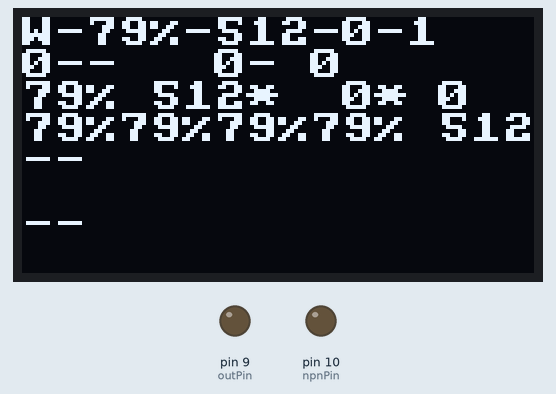
Bench run of a sketch on a simulated Arduino Uno, built with avr-gcc and run on an emulated ATmega328P. On the bench: 128×64 one-colour display, output pins drawn as LEDs (lit = HIGH). What the sketch prints to the serial monitor is not drawn.

Above: at 0.5 s.
Timing chart, 0 to 2.0 s (numbered marks = the images above):
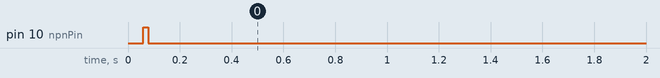

The sketch:

SmartIrrigation.ino
```cpp
/* Use a photoresitor and soil sensor to drive a pump and water plants when soil
is dry. Using libraries from arduino and sample examples plus custom code*/

#include <Arduino.h>
#include <U8x8lib.h>

#ifdef U8X8_HAVE_HW_SPI
#include <SPI.h>
#endif

//========================================================================================
// CONSTANTS THAT USER NEEDs TO SET
//========================================================================================
const long threshold=75;           // % moisuture content as threshold to begin watering
const long criticalThreshold=60;   // point where moisutre content is critical is 50%
const long waterTillThreshold=90;  // % moisuture content as threshold when we stop watering
const boolean debug = true;        // Debug state or not
const double sleepTime = 5;        // minutes
const double dayRollover=24;       // hours
const long waterTime =5;           // Water Time = waterTime in seconds
const long delayTime = 30000;      // Pause in the loop  (millisecs)
const long sunnyThreshold = 900;   // water if dry only when sun is down
const long absorbTime = 5000;      // time to allow water to be absorbed (millisecs)
//=========================================================================================

//Constants
const int pResistor = A0;       // Photoresistor at Arduino analog pin A0
const int soilSensor= A1;       // soil moisture sensor Arduino analog pin A1
const int outPin=9;             // Led & Pump pin at Arduino digital pin 9
const int npnPin=10;            // Digital Pin 10 to powersoil sensor to prevent corrosion
const long sensorDelay=20;      // time after power up for soil sensor to come online
const long minMoisture=380;     // Full saturation, sensor reading is at the lowest reading is 200
const long maxMoisture=1023;    // sensor reading at which soils is considered fully dry - 1023
U8X8_SSD1306_128X64_NONAME_HW_I2C display(/* reset=*/ U8X8_PIN_NONE);  // initialize OLED display

//Variables
long light;				              // Store light from photoresistor (0-1023)
long moisture, moistureRead=0;                // Store light from SoilSensor (250-1023)
double startTime = 0;           // Start time for the device
long timesWatered = 0;          // Number of time the water pump is activated during day
long durationWatered = 0;       // Total Amount of time water pump is run during day

// Variables for data analysis (capture data  since baord restart or day rollover)
double dayStartTime=0;          // start time for current day
long totalDurationWatered=0,totalTimesWatered=0,loopCount=0,waterLoopCount=0;
long moistureMax=0,moistureAdj=0,maxSunny=0;
long minSunny=9999,moistureMin=9999; // intial min values - sensor max values are 1023
double avgMoisture=0,adjAvgMoisture=0,avgLight=0; //Avg Daily value
String days[3][10];             // Array to store 10 datapoints(columns) for 3 days(rows)
int dayCount=0;                 // Number of days board has been on


void setup(){
  Serial.begin(9600);           // Initializing board
  display.begin();              // initialize with the I2C addr 0x3D (for the 128x64)
  display.setPowerSave(0);      // wake up display
  display.setFont(u8x8_font_amstrad_cpc_extended_r);
  startTime=dayStartTime=millis();  // Start the time - global and first day
  pinMode(outPin, OUTPUT);      // Set outPin - 9 pin for LED Motor (digital)
  pinMode(npnPin, OUTPUT);      // Set npnPin - 10 pin for soil sensor (digital)
  pinMode(soilSensor, INPUT);   // Set soilSensor - A1 pin as an analog input
  pinMode(pResistor, INPUT);    // Set pResistor - A0 pin as an analog input
  digitalWrite(outPin, LOW);    //  Outpupt signal to LED, motor off
}

void loop(){
  display.setPowerSave(0);      // wake up display
  display.clearDisplay();       // Clear Display
  digitalWrite(npnPin, HIGH);   // Switch power on to record analog moiture reading
  delay(sensorDelay);           // time after power up for soil sensor to come online
  light = analogRead(pResistor);   // Read photoresistor
  moistureRead = analogRead(soilSensor);
  moisture = map(constrain(moistureRead,minMoisture,maxMoisture),maxMoisture,minMoisture,0,100);
  digitalWrite(npnPin, LOW);    // Switch power off to prevent soil sensor from corroding
  calculateAverages();          // For data analysis run calcualtions and store data in array
  if (moisture > threshold){    // If moisture is ok write status and repeat loop
    writeState(false);
  } else if ((light < sunnyThreshold )||(moisture < criticalThreshold)) {  // else water
    water();                          //  Let Water run
  }
  delay(delayTime);                   //Small delay to allow time to read OLED display output
  sleep(sleepTime*60000-delayTime);   // Put display to sleep (total loop time ~ 5 mins)

}

void water(){
  timesWatered++;
  long startMoisture=moisture;   // Moisture befor watering begins to adjust subsequent readings
  while (((moisture <= threshold) && (light >= sunnyThreshold))||
        ((moisture <= waterTillThreshold) && (light < sunnyThreshold))) {
    writeState(true);            // write staus update to OLED display
    digitalWrite(outPin, HIGH);  // Output signal to LED, pump on
    delay(waterTime*1000);       // Let the pump run for this time
    digitalWrite(outPin, LOW);   // Stop pump to allow water to absorb
    delay(absorbTime);           // Let water be absorbed for this time
    digitalWrite(npnPin, HIGH);  // Switch power on to record analog moiture reading
    delay(sensorDelay);          // delay to allow analog soil sensor to come online
    moistureRead = analogRead(soilSensor);
    moisture = map(constrain(moistureRead,minMoisture,maxMoisture),maxMoisture,minMoisture,0,100);
    digitalWrite(npnPin, LOW);   // Switch power off to prevent soil sensor from corroding
    delay(sensorDelay);          // delay to allow analog soil sensor to go offline
    light = analogRead(pResistor); // take light reading
    durationWatered = durationWatered + waterTime;
    storeArray();                // For data analysis run calculations and store readings in array
  }
  // calculate Adjustment to subsequent moisture reading when water is completed in this sequence
  if (moisture > startMoisture) moistureAdj = moistureAdj+ (moisture - startMoisture);
  waterLoopCount=loopCount;     // Store last time watered information
}

void calculateAverages(){
  if ((millis()-dayStartTime)>= dayRollover*3600000){   // Check day rollover, reset/initialize variables
    dayStartTime=dayStartTime+dayRollover*3600000;
    storeArray();
    days[dayCount%3][8]=String(waterLoopCount);
    totalDurationWatered=totalDurationWatered+durationWatered;
    totalTimesWatered=totalTimesWatered+timesWatered;
    avgMoisture=adjAvgMoisture=avgLight=0;
    moistureMax=maxSunny=durationWatered=timesWatered=moistureAdj=waterLoopCount=loopCount=0;
    minSunny=moistureMin=9999;
    dayCount++;
  }
  if (loopCount==0)days[dayCount%3][9]=pad(moisture,0,2)+"%";
  loopCount++;
  avgMoisture = (avgMoisture*(loopCount-1)+moisture)/loopCount; // calculate appropriate averages
  adjAvgMoisture = (adjAvgMoisture*(loopCount-1)+moisture-moistureAdj)/loopCount;
  avgLight = (avgLight*(loopCount-1)+light)/loopCount;
  storeArray();                                                 // store data in array
}

void storeArray(){
  int index=dayCount%3;
  maxSunny=max(light,maxSunny);
  moistureMax=max(moisture,moistureMax);
  minSunny=min(light,minSunny);
  moistureMin=min(moisture,moistureMin);
  days[index][0]=pad(avgMoisture,0,2)+"%";
  days[index][1]=pad(avgLight,0,4);
  days[index][2]=pad(durationWatered,0,3);
  days[index][3]=pad(timesWatered,0,2);
  days[index][4]=pad(adjAvgMoisture,0,2)+"%";
  days[index][5]=pad(moistureMin,0,2)+"%";
  days[index][6]=pad(moistureMax,0,2)+"%";
  days[index][7]=pad(maxSunny,0,4);
}


void writeState(boolean isDry){                   // Write output to OLED
  String state="";
  int index = (dayCount%3);
  if (isDry)state = "D-"; else state="W-";
  //writeMsg(1,state+"-"+String(moistureRead)+" - " + String(moisture)+"%-"+String(light));
  writeMsg(1,state+String(moisture)+"%-"+String(light)+"-"+String(dayCount)+"-"+String(loopCount));
  writeMsg(2,String(waterLoopCount)+"-"+days[max(dayCount-1,0)%3][8]+"-"
  +pad(totalDurationWatered,0,4)+"-"+pad(totalTimesWatered,0,2));
  writeMsg(3,days[0][0]+days[0][1]+"-"+days[0][2]+"-"+days[0][3]);
  writeMsg(4,days[0][4]+days[0][5]+days[0][6]+days[0][9]+days[0][7]);
  writeMsg(5,days[1][0]+days[1][1]+"-"+days[1][2]+"-"+days[1][3]);
  writeMsg(6,days[1][4]+days[1][5]+days[1][6]+days[1][9]+days[1][7]);
  writeMsg(7,days[2][0]+days[2][1]+"-"+days[2][2]+"-"+days[2][3]);
  writeMsg(8,days[2][4]+days[2][5]+days[2][6]+days[2][9]+days[2][7]);
  writeMsg(index*2+3,days[index][0]+days[index][1]+"*"+days[index][2]+"*"+days[index][3]);
  writeMsg(index*2+4,days[index][4]+days[index][5]+days[index][6]+days[index][9]+days[index][7]);
}

// OLED and other utility functions
void sleep(long sleep){
  if (sleep<0) sleep = 10;
  display.setPowerSave(1);
  writeMsg(1,"sleeping...");      // putting to sleep
  delay(sleep);
}

void writeMsg (int row, String str){
  if (debug){
    Serial.println(str);
  }
  msg(0,row-1,str);
}

void msg (int c, int r, String txt)
{
  int len = txt.length();
  for (int i=0; i< len; i++)
  {
    display.setCursor(c++,r);
    display.write(txt[i]);
  }
}

String pad(double num, int digits, int pad){ // formatting text output
    String fmtOut = String(num,digits);
    fmtOut.trim();
    if (num > pow(10,pad)) return fmtOut;
    if (pad>0) {
      for (int i=1; i<=pad ; i++){
        if (num < pow(10,i)){
          pad = pad-i;
          break;
        }
      }
    }
    if (pad>0){
      for (int i=1; i<=pad ; i++){
        fmtOut=" "+fmtOut;
      }
    }
    return fmtOut;
}
```

Measured:
- by itself, pin 10 (npnPin): LOW → HIGH at 0.06 s, → LOW 0.02 s later
